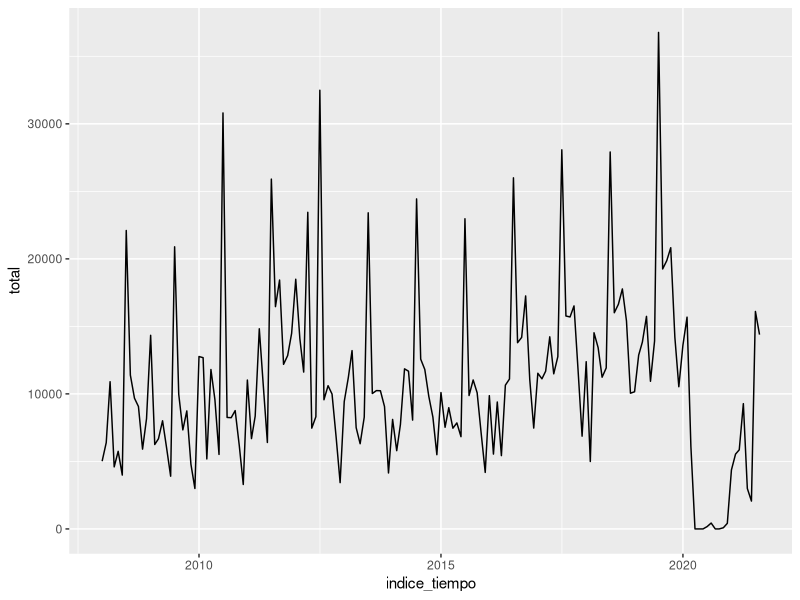

Source code (R):
## ---- chunk 1
chunk <- "```"
## ---- chunk 2
?rmarkdown::html_document
## ---- chunk 3
library(readr)
library(dplyr)
library(ggplot2)

parques <- read_csv("datos/parques_tidy.csv")

parques %>% 
  filter(region == "norte") %>% 
  ggplot(aes(indice_tiempo, total)) +
  geom_line()
## ---- chunk 4
params <- list(region = "norte")
## ---- chunk 5
params$region
## ---- chunk 6
parques <- read_csv("datos/parques.csv")
## ---- chunk 7
i <- sqrt(-1)
